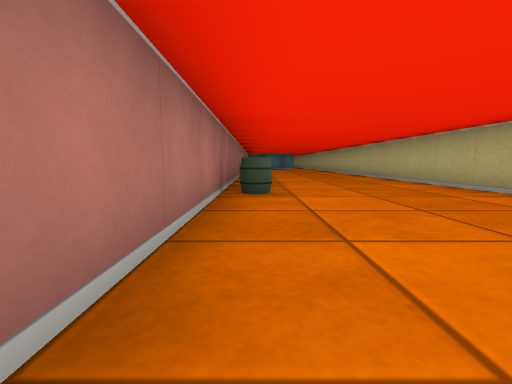
View 1 (above)

16 first-person views from a walk through a cub3D level. The camera is about half as high as the walls, tilts 6° down and sees 85° across. The floor is counted in squares. Each view is taken from the middle of a square. On the plan, view 1 faces up. The plan holds only what a view shows up to about 9 squares ahead; the rest is blank.

View 2
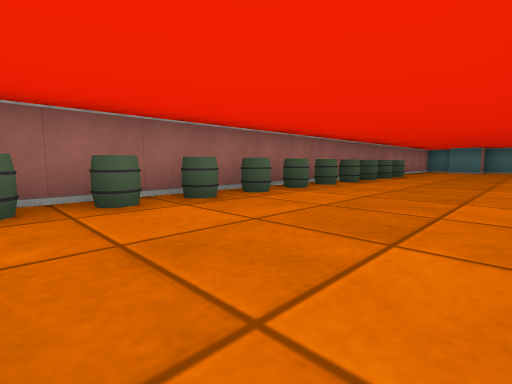

View 3
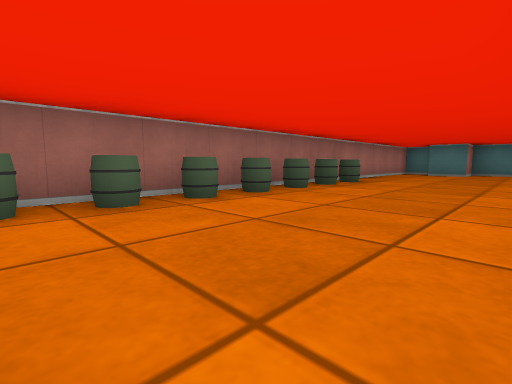

View 4
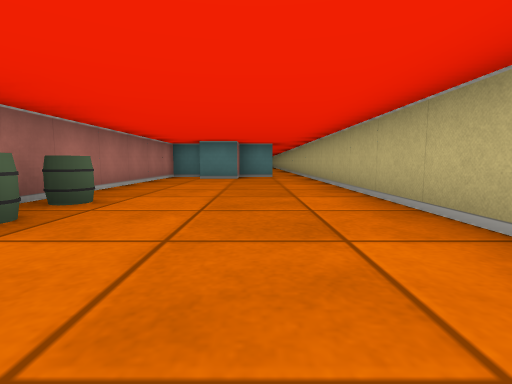

View 5
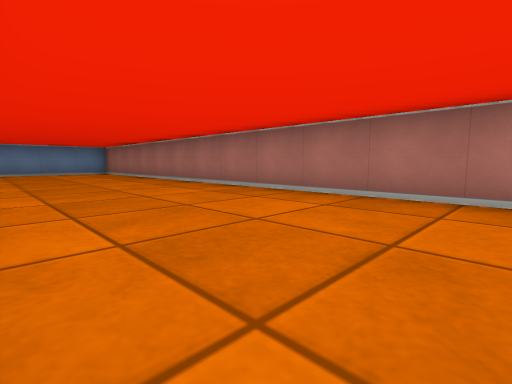

View 6
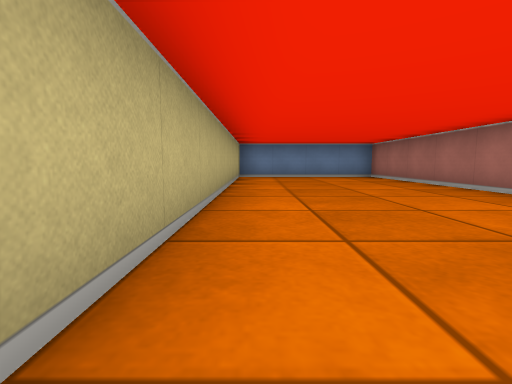

View 7
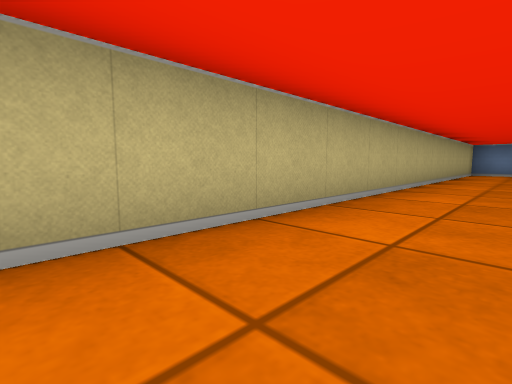

View 8
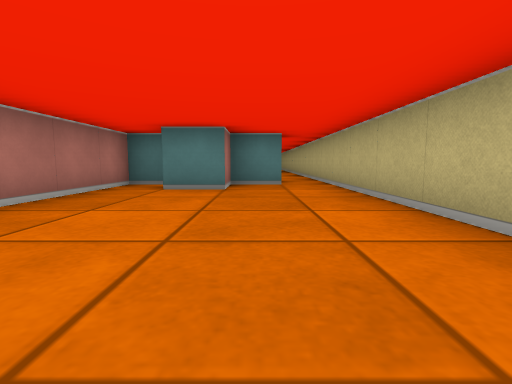

View 9
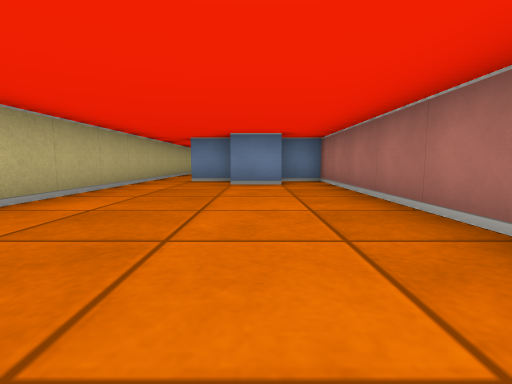

View 10
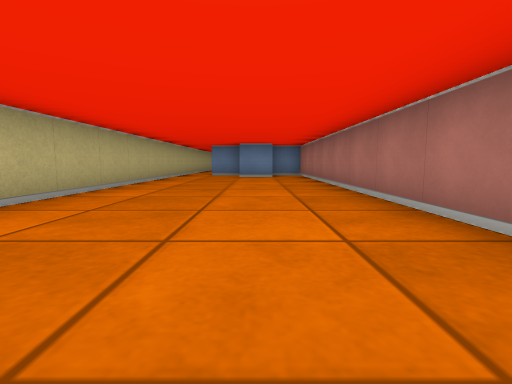

View 11
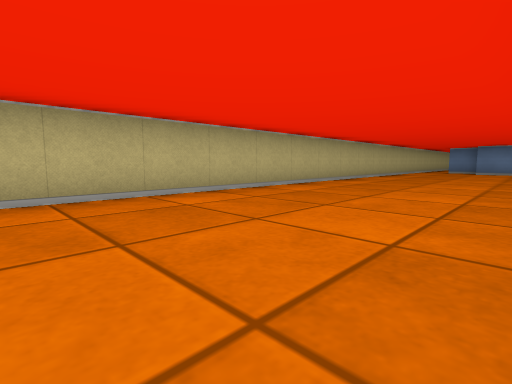

View 12
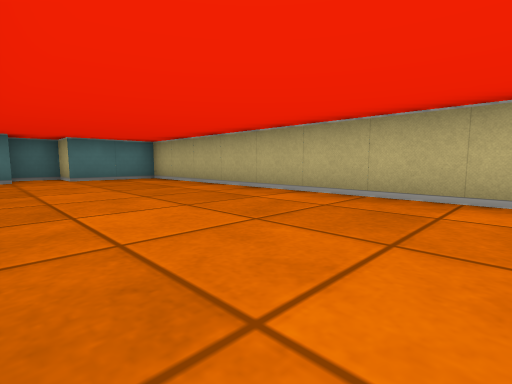

View 13
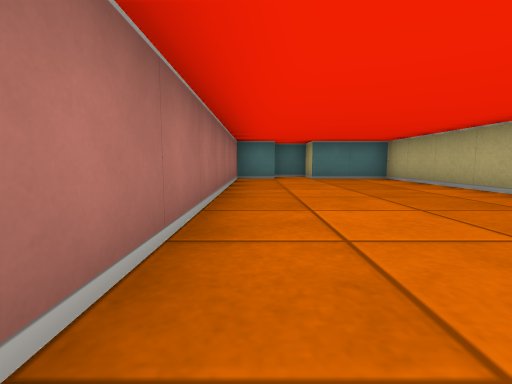

View 14
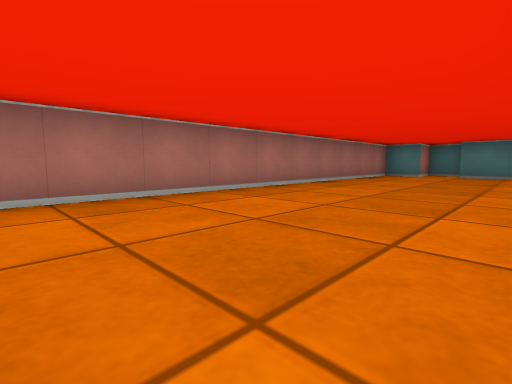

View 15
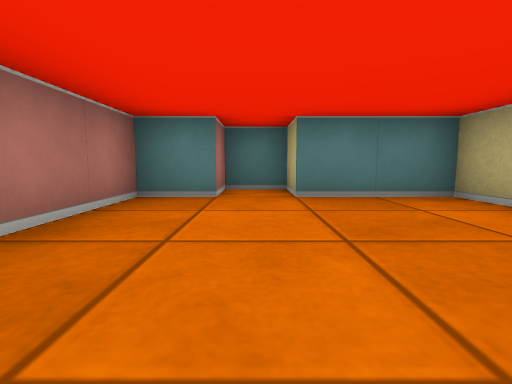

View 16
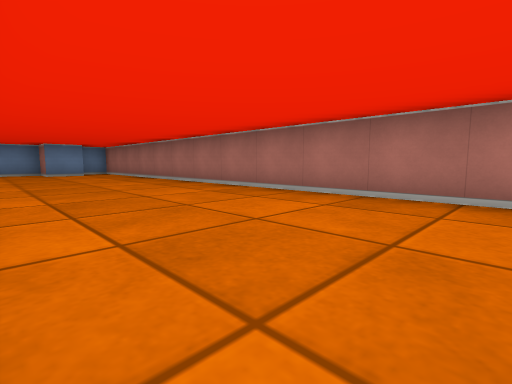

### Floor plan
Ten units are one square. View 1 is at (0, 0); x grows to the right and y downward. Boxes are objects, and circles mark ways between rooms. Rooms are numbered by the first view taken in them; rooms with no view inside come last. Other rooms are left out.
<svg viewBox="-10 -400 50 490">
<path fill="none" stroke="#000" d="M35 -115 35 -195M26 -185 15 -185 15 -175 5 -175M4 -185 -5 -185 -5 85 35 85 35 -91M4 -205 15 -205 15 -195 25 -195M35 -195 35 -385 15 -385 15 -395 5 -395 5 -385 -5 -385 -5 -195 5 -195"/>
<rect x="-5" y="-45" width="10" height="10" fill="#bbb"><title>barrel</title></rect>
<rect x="-5" y="-55" width="10" height="10" fill="#bbb"><title>barrel</title></rect>
<rect x="-5" y="-65" width="10" height="10" fill="#bbb"><title>barrel</title></rect>
<rect x="-5" y="-75" width="10" height="10" fill="#bbb"><title>barrel</title></rect>
<rect x="-5" y="-85" width="10" height="10" fill="#bbb"><title>barrel</title></rect>
<rect x="-5" y="-95" width="10" height="10" fill="#bbb"><title>barrel</title></rect>
<rect x="-5" y="-105" width="10" height="10" fill="#bbb"><title>barrel</title></rect>
<rect x="-5" y="-115" width="10" height="10" fill="#bbb"><title>barrel</title></rect>
<rect x="-5" y="-125" width="10" height="10" fill="#bbb"><title>barrel</title></rect>
<rect x="-5" y="-135" width="10" height="10" fill="#bbb"><title>barrel</title></rect>
<circle cx="30" cy="-190" r="3" fill="#2a7"/>
<text x="20" y="-50">1</text>
<text x="10" y="-290">2</text>
</svg>
Room 1 opens to room 2.

Where each view was taken, in squares from view 1:
view 1: 0 up, 0 right, facing up
view 2: 4 up, 3 right, facing up-left
view 3: 7 up, 3 right, facing up-left
view 4: 10 up, 2 right, facing up
view 5: 3 up, 3 right, facing down-left
view 6: 0 up, 3 right, facing down
view 7: 3 up, 2 right, facing down-right
view 8: 13 up, 2 right, facing up
view 9: 26 up, 1 right, facing down
view 10: 29 up, 1 right, facing down
view 11: 33 up, 0 right, facing down-right
view 12: 31 up, 0 right, facing up-right
view 13: 31 up, 0 right, facing up
view 14: 29 up, 3 right, facing up-left
view 15: 35 up, 1 right, facing up
view 16: 31 up, 3 right, facing down-left
